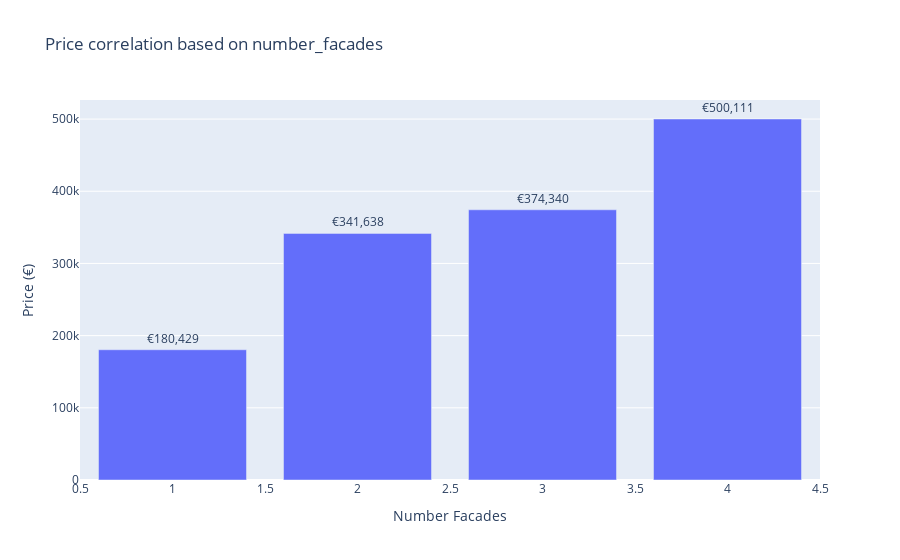

Write notebook code for a chart like this one.
### Code cell
import plotly.express as px

# correlate the price with number_facades
avg_price_by_number_facades = df.groupby("number_facades", as_index=False)["price (€)"].mean()

fig = px.bar(avg_price_by_number_facades, x="number_facades", y="price (€)", text="price (€)", title="Price correlation based on number_facades", labels={"number_facades": "Number Facades", "price (€)": "Price (€)"})

fig.update_traces(texttemplate="€%{text:,.0f}", textposition="outside")

fig.show()

print(avg_price_by_number_facades.head())

### Figure 1 — Plotly figure (JSON) as saved in the notebook; plotly's stock layout.template omitted (floating-point values rounded to 4 significant figures)
{"data": [{"hovertemplate": "Number Facades=%{x}<br>Price (€)=%{text}<extra></extra>", "legendgroup": "", "marker": {"color": "#636efa", "pattern": {"shape": ""}}, "name": "", "orientation": "v", "showlegend": false, "text": [180400.0, 341600.0, 374300.0, 500100.0], "textposition": "outside", "texttemplate": "€%{text:,.0f}", "type": "bar", "x": [1, 2, 3, 4], "xaxis": "x", "y": [180400.0, 341600.0, 374300.0, 500100.0], "yaxis": "y"}], "layout": {"barmode": "relative", "legend": {"tracegroupgap": 0}, "title": {"text": "Price correlation based on number_facades"}, "xaxis": {"anchor": "y", "domain": [0, 1], "title": {"text": "Number Facades"}}, "yaxis": {"anchor": "x", "domain": [0, 1], "title": {"text": "Price (€)"}}}}
